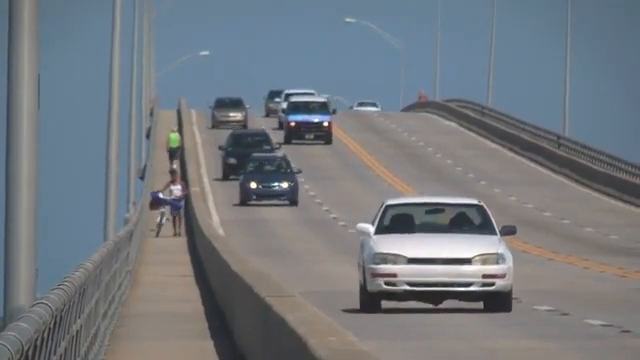
#> input picture frame 91 of _ProgrammingWorks/Python/OpenCV-ObjectTracking/traffic.mp4, 640 x 360 px
$ python class2.py
#> lines starting #> are read from the running program, lines starting #| are printed output that depends on the picture; after the words box and inside, x2 and y2 are one past the last pixel; in counts of white or black regions, pixels touching at a corner belong together; long printed decimals are rounded
##########################################################
# OBJECT TRACKING CAMSHIFT METHOD
##########################################################

# CAM stands for Continuously Adaptive Meanshift
# tries to solve problems we've seen on class1

import numpy as np
import cv2 as cv

cap = cv.VideoCapture('traffic.mp4')

ret, frame = cap.read()
#> frame is the input picture: shape (360, 640, 3); mean B, G, R 127.2, 121, 115.4

x, y, width, height = 300, 200, 100, 50
track_window = (x, y, width, height)

roi = frame[y:y+height, x:x+width]
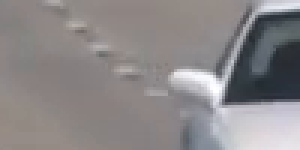
#> roi: shape (50, 100, 3) (shown 3 times larger); mean B, G, R 136.4, 135.4, 138.9
hsv_roi = cv.cvtColor(roi, cv.COLOR_BGR2HSV)
#> hsv_roi: shape (50, 100, 3); mean H, S, V 53.7, 19, 142
mask = cv.inRange(hsv_roi, np.array((0., 60., 32.)), np.array((180., 255., 255.)))
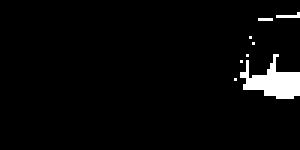
#> mask: shape (50, 100) (shown 3 times larger); 3.4% white; 8 white regions (7 under 20 px), largest, box (x1, y1, x2, y2) and area: (80, 18, 100, 33) 152
roi_hist = cv.calcHist([hsv_roi], [0], mask, [180], [0, 180])
#> roi_hist = 180 values, max 62 at index 107, min 0 at index 0, mean 0.95
cv.normalize(roi_hist, roi_hist, 0, 255, cv.NORM_MINMAX)

term_crit = (cv.TERM_CRITERIA_EPS | cv.TERM_CRITERIA_COUNT, 10, 1)

while(1):
    ret, frame = cap.read()
    if ret:
        hsv = cv.cvtColor(frame, cv.COLOR_BGR2HSV)
#> hsv: shape (360, 640, 3); mean H, S, V 69.9, 41.6, 132.6
        dst = cv.calcBackProject([hsv], [0], roi_hist, [0, 180], 1)
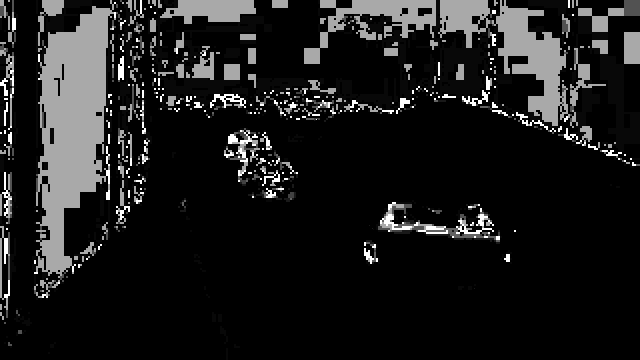
#> dst: shape (360, 640); min 0, max 255, mean 28.9

        # change to the last code, meanShift to CamShift
        ret, track_window = cv.CamShift(dst, track_window, term_crit)
#> ret = ((414, 227.5), (46.97, 124), 87.38); track_window = (351, 203, 126, 49)

        pts = cv.boxPoints(ret)
#> pts = [[351, 206.9], [474.9, 201.2], [477, 248.1], [353.1, 253.8]]
        print(pts)
#| [[350.995   206.873]
#|  [474.856 201.202]
#|  [477.005   248.127]
#|  [353.144 253.798]]
        pts = np.int0(pts)
#> pts = [[350, 206], [474, 201], [477, 248], [353, 253]]
        # as it's a rotating rectangle we have to draw a poly
        final_image = cv.polylines(frame, [pts], True, (0, 255, 0), 2)
        cv.imshow('back-projected', dst)
        cv.imshow('final_image', final_image)
        k = cv.waitKey(30) & 0xff
#> (key q is pressed here)
        if k == ord('q'):
            break
    else:
        break

$ run again, starting later in the video
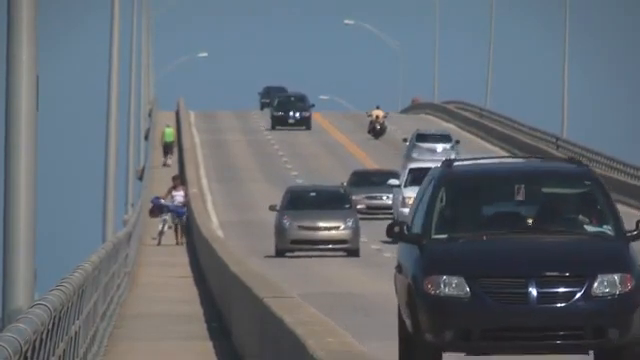
#> input picture frame 411 of _ProgrammingWorks/Python/OpenCV-ObjectTracking/traffic.mp4, 640 x 360 px
#> frame is the input picture: shape (360, 640, 3); mean B, G, R 114.5, 106.4, 98.9
#> hsv_roi: shape (50, 100, 3); mean H, S, V 95, 23.8, 105.6
#> `mask = cv.inRange(hsv_roi, np.array((0., 60., 32.)), np.array((180., 2..`:
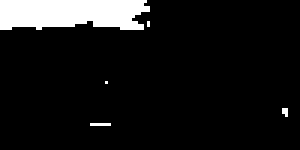
#> mask: shape (50, 100) (shown 3 times larger); 9% white; 5 white regions (4 under 20 px), largest, box (x1, y1, x2, y2) and area: (0, 0, 50, 10) 433
#> roi_hist = 180 values, max 191 at index 107, min 0 at index 0, mean 2.49
#> hsv: shape (360, 640, 3); mean H, S, V 83.1, 47.8, 118
#> `dst = cv.calcBackProject([hsv], [0], roi_hist, [0, 180], 1)`:
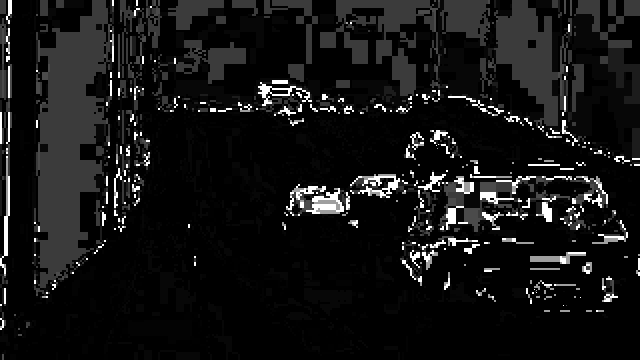
#> dst: shape (360, 640); min 0, max 255, mean 21
#> ret = ((335.5, 197.5), (40.37, 119.3), 77.93); track_window = (276, 177, 119, 41)
#> `pts = cv.boxPoints(ret)`: pts = [[272.9, 190.2], [389.6, 165.3], [398.1, 204.8], [281.4, 229.7]]
#| [[272.946   190.235]
#|  [389.6107  165.285]
#|  [398.054   204.765]
#|  [281.3893  229.715]]
#> `pts = np.int0(pts)`: pts = [[272, 190], [389, 165], [398, 204], [281, 229]]

$ run again, starting later in the video
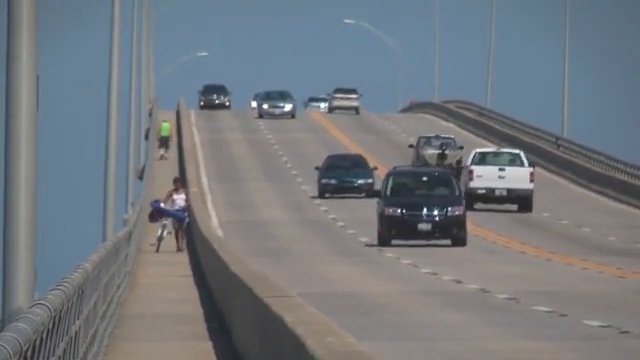
#> input picture frame 731 of _ProgrammingWorks/Python/OpenCV-ObjectTracking/traffic.mp4, 640 x 360 px
#> frame is the input picture: shape (360, 640, 3); mean B, G, R 126.1, 120.2, 114.9
#> hsv_roi: shape (50, 100, 3); mean H, S, V 42.1, 18.4, 124.6
#> `mask = cv.inRange(hsv_roi, np.array((0., 60., 32.)), np.array((180., 2..`:
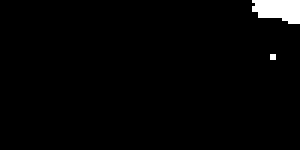
#> mask: shape (50, 100) (shown 3 times larger); 2.1% white; 2 white regions (1 under 20 px), largest, box (x1, y1, x2, y2) and area: (84, 0, 100, 8) 101
#> roi_hist = 180 values, max 56 at index 107, min 0 at index 0, mean 0.583
#> hsv: shape (360, 640, 3); mean H, S, V 66.6, 41.7, 131.7
#> `dst = cv.calcBackProject([hsv], [0], roi_hist, [0, 180], 1)`:
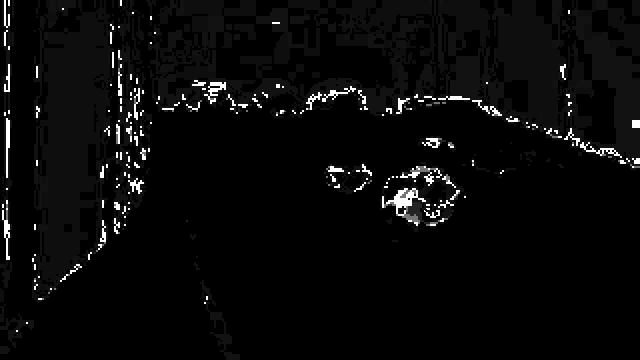
#> dst: shape (360, 640); min 0, max 255, mean 9.5
#> ret = ((414, 194), (64.28, 96.52), 96.63); track_window = (365, 161, 98, 66)
#> `pts = cv.boxPoints(ret)`: pts = [[369.8, 156.5], [465.6, 167.7], [458.2, 231.5], [362.4, 220.3]]
#| [[369.777 156.501]
#|  [465.648 167.651]
#|  [458.223 231.499]
#|  [362.352 220.349]]
#> `pts = np.int0(pts)`: pts = [[369, 156], [465, 167], [458, 231], [362, 220]]
